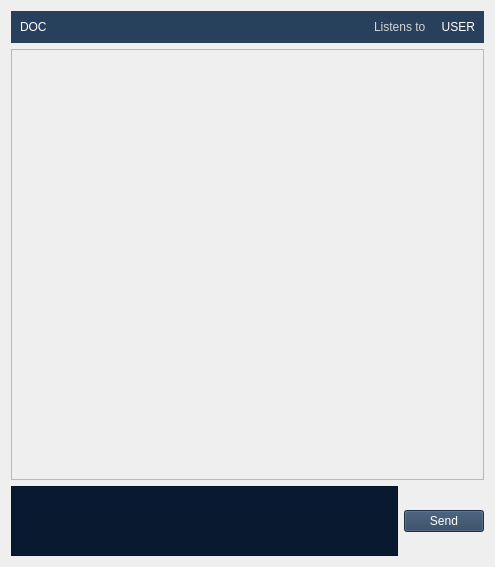
<?xml version="1.0" encoding="UTF-8"?>
<ui version="4.0">
 <class>Form</class>
 <widget class="QWidget" name="Form">
  <property name="geometry">
   <rect>
    <x>0</x>
    <y>0</y>
    <width>495</width>
    <height>567</height>
   </rect>
  </property>
  <property name="windowTitle">
   <string>Form</string>
  </property>
  <layout class="QVBoxLayout" name="verticalLayout">
   <item>
    <layout class="QVBoxLayout" name="verticalLayout_6" stretch="0,10,1">
     <item>
      <widget class="QFrame" name="frame_3">
       <property name="sizePolicy">
        <sizepolicy hsizetype="Minimum" vsizetype="Maximum">
         <horstretch>0</horstretch>
         <verstretch>0</verstretch>
        </sizepolicy>
       </property>
       <property name="styleSheet">
        <string notr="true">QFrame{
	background-color: rgb(41, 64, 92);
	color: rgb(255, 255, 255);
}</string>
       </property>
       <layout class="QHBoxLayout" name="horizontalLayout_13">
        <item>
         <layout class="QHBoxLayout" name="horizontalLayout_10" stretch="8,1,1">
          <item>
           <widget class="QLabel" name="label_14">
            <property name="styleSheet">
             <string notr="true">QLabel{
	color: rgb(255, 255, 255);
	font: 15pt &quot;Ubuntu&quot;;
}</string>
            </property>
            <property name="text">
             <string>DOC</string>
            </property>
           </widget>
          </item>
          <item>
           <widget class="QLabel" name="label_15">
            <property name="styleSheet">
             <string notr="true">QLabel{
	color: rgb(211, 215, 207);
	font: 9pt &quot;Ubuntu&quot;;
}</string>
            </property>
            <property name="text">
             <string>Listens to</string>
            </property>
           </widget>
          </item>
          <item>
           <widget class="QLabel" name="label_16">
            <property name="layoutDirection">
             <enum>Qt::RightToLeft</enum>
            </property>
            <property name="styleSheet">
             <string notr="true">QLabel{
	color: rgb(255, 255, 255);
	font: 13pt &quot;Ubuntu&quot;;
}</string>
            </property>
            <property name="text">
             <string>USER</string>
            </property>
            <property name="alignment">
             <set>Qt::AlignRight|Qt::AlignTrailing|Qt::AlignVCenter</set>
            </property>
           </widget>
          </item>
         </layout>
        </item>
       </layout>
      </widget>
     </item>
     <item>
      <widget class="QScrollArea" name="scrollArea_2">
       <property name="widgetResizable">
        <bool>true</bool>
       </property>
       <widget class="QWidget" name="scrollAreaWidgetContents_4">
        <property name="geometry">
         <rect>
          <x>0</x>
          <y>0</y>
          <width>473</width>
          <height>418</height>
         </rect>
        </property>
       </widget>
      </widget>
     </item>
     <item>
      <layout class="QHBoxLayout" name="horizontalLayout_14" stretch="20,1">
       <item>
        <widget class="QTextEdit" name="textEdit_2">
         <property name="sizePolicy">
          <sizepolicy hsizetype="Minimum" vsizetype="Maximum">
           <horstretch>0</horstretch>
           <verstretch>0</verstretch>
          </sizepolicy>
         </property>
         <property name="styleSheet">
          <string notr="true">QTextEdit{
	background-color: rgb(9, 26, 48);
}</string>
         </property>
        </widget>
       </item>
       <item>
        <widget class="QPushButton" name="pushButton_2">
         <property name="styleSheet">
          <string notr="true">QPushButton{
	background-color: rgb(41, 64, 92);
	color: rgb(255, 255, 255);
}</string>
         </property>
         <property name="text">
          <string>Send</string>
         </property>
        </widget>
       </item>
      </layout>
     </item>
    </layout>
   </item>
  </layout>
 </widget>
 <resources/>
 <connections/>
</ui>
